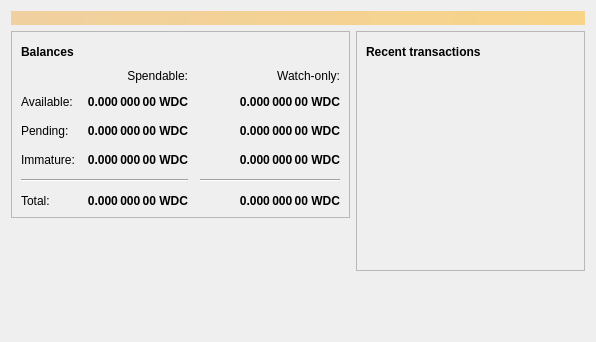
<?xml version="1.0" encoding="UTF-8"?>
<ui version="4.0">
 <class>OverviewPage</class>
 <widget class="QWidget" name="OverviewPage">
  <property name="geometry">
   <rect>
    <x>0</x>
    <y>0</y>
    <width>596</width>
    <height>342</height>
   </rect>
  </property>
  <property name="windowTitle">
   <string>Form</string>
  </property>
  <layout class="QVBoxLayout" name="topLayout">
   <item>
    <widget class="QLabel" name="labelAlerts">
     <property name="visible">
      <bool>false</bool>
     </property>
     <property name="styleSheet">
      <string notr="true">QLabel { background-color: qlineargradient(x1: 0, y1: 0, x2: 1, y2: 0, stop:0 #F0D0A0, stop:1 #F8D488); color:#000000; }</string>
     </property>
     <property name="wordWrap">
      <bool>true</bool>
     </property>
     <property name="margin">
      <number>3</number>
     </property>
     <property name="textInteractionFlags">
      <set>Qt::TextSelectableByMouse</set>
     </property>
    </widget>
   </item>
   <item>
    <layout class="QHBoxLayout" name="horizontalLayout" stretch="1,1">
     <item>
      <layout class="QVBoxLayout" name="verticalLayout_2">
       <item>
        <widget class="QFrame" name="frame">
         <property name="frameShape">
          <enum>QFrame::StyledPanel</enum>
         </property>
         <property name="frameShadow">
          <enum>QFrame::Raised</enum>
         </property>
         <layout class="QVBoxLayout" name="verticalLayout_4">
          <item>
           <layout class="QHBoxLayout" name="horizontalLayout_4">
            <item>
             <widget class="QLabel" name="label_5">
              <property name="font">
               <font>
                <weight>75</weight>
                <bold>true</bold>
               </font>
              </property>
              <property name="text">
               <string>Balances</string>
              </property>
             </widget>
            </item>
            <item>
             <widget class="QPushButton" name="labelWalletStatus">
              <property name="enabled">
               <bool>true</bool>
              </property>
              <property name="maximumSize">
               <size>
                <width>30</width>
                <height>16777215</height>
               </size>
              </property>
              <property name="toolTip">
               <string>The displayed information may be out of date. Your wallet automatically synchronizes with the Worldcoin network after a connection is established, but this process has not completed yet.</string>
              </property>
              <property name="text">
               <string/>
              </property>
              <property name="icon">
               <iconset resource="../worldcoin.qrc">
                <normaloff>:/icons/warning</normaloff>
                <disabledoff>:/icons/warning</disabledoff>:/icons/warning</iconset>
              </property>
              <property name="iconSize">
               <size>
                <width>24</width>
                <height>24</height>
               </size>
              </property>
              <property name="flat">
               <bool>true</bool>
              </property>
             </widget>
            </item>
            <item>
             <spacer name="horizontalSpacer_3">
              <property name="orientation">
               <enum>Qt::Horizontal</enum>
              </property>
              <property name="sizeHint" stdset="0">
               <size>
                <width>40</width>
                <height>20</height>
               </size>
              </property>
             </spacer>
            </item>
           </layout>
          </item>
          <item>
           <layout class="QGridLayout" name="gridLayout">
            <property name="spacing">
             <number>12</number>
            </property>
            <item row="2" column="2">
             <widget class="QLabel" name="labelWatchPending">
              <property name="font">
               <font>
                <weight>75</weight>
                <bold>true</bold>
               </font>
              </property>
              <property name="cursor">
               <cursorShape>IBeamCursor</cursorShape>
              </property>
              <property name="toolTip">
               <string>Unconfirmed transactions to watch-only addresses</string>
              </property>
              <property name="text">
               <string notr="true">0.000 000 00 WDC</string>
              </property>
              <property name="alignment">
               <set>Qt::AlignRight|Qt::AlignTrailing|Qt::AlignVCenter</set>
              </property>
              <property name="textInteractionFlags">
               <set>Qt::LinksAccessibleByMouse|Qt::TextSelectableByKeyboard|Qt::TextSelectableByMouse</set>
              </property>
             </widget>
            </item>
            <item row="2" column="1">
             <widget class="QLabel" name="labelUnconfirmed">
              <property name="font">
               <font>
                <weight>75</weight>
                <bold>true</bold>
               </font>
              </property>
              <property name="cursor">
               <cursorShape>IBeamCursor</cursorShape>
              </property>
              <property name="toolTip">
               <string>Total of transactions that have yet to be confirmed, and do not yet count toward the spendable balance</string>
              </property>
              <property name="text">
               <string notr="true">0.000 000 00 WDC</string>
              </property>
              <property name="alignment">
               <set>Qt::AlignRight|Qt::AlignTrailing|Qt::AlignVCenter</set>
              </property>
              <property name="textInteractionFlags">
               <set>Qt::LinksAccessibleByMouse|Qt::TextSelectableByKeyboard|Qt::TextSelectableByMouse</set>
              </property>
             </widget>
            </item>
            <item row="3" column="2">
             <widget class="QLabel" name="labelWatchImmature">
              <property name="font">
               <font>
                <weight>75</weight>
                <bold>true</bold>
               </font>
              </property>
              <property name="cursor">
               <cursorShape>IBeamCursor</cursorShape>
              </property>
              <property name="toolTip">
               <string>Mined balance in watch-only addresses that has not yet matured</string>
              </property>
              <property name="text">
               <string notr="true">0.000 000 00 WDC</string>
              </property>
              <property name="alignment">
               <set>Qt::AlignRight|Qt::AlignTrailing|Qt::AlignVCenter</set>
              </property>
              <property name="textInteractionFlags">
               <set>Qt::LinksAccessibleByMouse|Qt::TextSelectableByKeyboard|Qt::TextSelectableByMouse</set>
              </property>
             </widget>
            </item>
            <item row="4" column="0" colspan="2">
             <widget class="Line" name="line">
              <property name="orientation">
               <enum>Qt::Horizontal</enum>
              </property>
             </widget>
            </item>
            <item row="4" column="2">
             <widget class="Line" name="lineWatchBalance">
              <property name="sizePolicy">
               <sizepolicy hsizetype="Preferred" vsizetype="Fixed">
                <horstretch>0</horstretch>
                <verstretch>0</verstretch>
               </sizepolicy>
              </property>
              <property name="minimumSize">
               <size>
                <width>140</width>
                <height>0</height>
               </size>
              </property>
              <property name="orientation">
               <enum>Qt::Horizontal</enum>
              </property>
             </widget>
            </item>
            <item row="5" column="0">
             <widget class="QLabel" name="labelTotalText">
              <property name="text">
               <string>Total:</string>
              </property>
             </widget>
            </item>
            <item row="3" column="1">
             <widget class="QLabel" name="labelImmature">
              <property name="font">
               <font>
                <weight>75</weight>
                <bold>true</bold>
               </font>
              </property>
              <property name="cursor">
               <cursorShape>IBeamCursor</cursorShape>
              </property>
              <property name="toolTip">
               <string>Mined balance that has not yet matured</string>
              </property>
              <property name="text">
               <string notr="true">0.000 000 00 WDC</string>
              </property>
              <property name="alignment">
               <set>Qt::AlignRight|Qt::AlignTrailing|Qt::AlignVCenter</set>
              </property>
              <property name="textInteractionFlags">
               <set>Qt::LinksAccessibleByMouse|Qt::TextSelectableByKeyboard|Qt::TextSelectableByMouse</set>
              </property>
             </widget>
            </item>
            <item row="2" column="3">
             <spacer name="horizontalSpacer_2">
              <property name="orientation">
               <enum>Qt::Horizontal</enum>
              </property>
              <property name="sizeHint" stdset="0">
               <size>
                <width>40</width>
                <height>20</height>
               </size>
              </property>
             </spacer>
            </item>
            <item row="3" column="0">
             <widget class="QLabel" name="labelImmatureText">
              <property name="text">
               <string>Immature:</string>
              </property>
             </widget>
            </item>
            <item row="5" column="1">
             <widget class="QLabel" name="labelTotal">
              <property name="font">
               <font>
                <weight>75</weight>
                <bold>true</bold>
               </font>
              </property>
              <property name="cursor">
               <cursorShape>IBeamCursor</cursorShape>
              </property>
              <property name="toolTip">
               <string>Your current total balance</string>
              </property>
              <property name="text">
               <string notr="true">0.000 000 00 WDC</string>
              </property>
              <property name="alignment">
               <set>Qt::AlignRight|Qt::AlignTrailing|Qt::AlignVCenter</set>
              </property>
              <property name="textInteractionFlags">
               <set>Qt::LinksAccessibleByMouse|Qt::TextSelectableByKeyboard|Qt::TextSelectableByMouse</set>
              </property>
             </widget>
            </item>
            <item row="5" column="2">
             <widget class="QLabel" name="labelWatchTotal">
              <property name="font">
               <font>
                <weight>75</weight>
                <bold>true</bold>
               </font>
              </property>
              <property name="cursor">
               <cursorShape>IBeamCursor</cursorShape>
              </property>
              <property name="toolTip">
               <string>Current total balance in watch-only addresses</string>
              </property>
              <property name="text">
               <string notr="true">0.000 000 00 WDC</string>
              </property>
              <property name="alignment">
               <set>Qt::AlignRight|Qt::AlignTrailing|Qt::AlignVCenter</set>
              </property>
              <property name="textInteractionFlags">
               <set>Qt::LinksAccessibleByMouse|Qt::TextSelectableByKeyboard|Qt::TextSelectableByMouse</set>
              </property>
             </widget>
            </item>
            <item row="0" column="2">
             <widget class="QLabel" name="labelWatchonly">
              <property name="text">
               <string>Watch-only:</string>
              </property>
              <property name="alignment">
               <set>Qt::AlignRight|Qt::AlignTrailing|Qt::AlignVCenter</set>
              </property>
             </widget>
            </item>
            <item row="1" column="0">
             <widget class="QLabel" name="labelBalanceText">
              <property name="text">
               <string>Available:</string>
              </property>
             </widget>
            </item>
            <item row="1" column="1">
             <widget class="QLabel" name="labelBalance">
              <property name="font">
               <font>
                <weight>75</weight>
                <bold>true</bold>
               </font>
              </property>
              <property name="cursor">
               <cursorShape>IBeamCursor</cursorShape>
              </property>
              <property name="toolTip">
               <string>Your current spendable balance</string>
              </property>
              <property name="text">
               <string notr="true">0.000 000 00 WDC</string>
              </property>
              <property name="alignment">
               <set>Qt::AlignRight|Qt::AlignTrailing|Qt::AlignVCenter</set>
              </property>
              <property name="textInteractionFlags">
               <set>Qt::LinksAccessibleByMouse|Qt::TextSelectableByKeyboard|Qt::TextSelectableByMouse</set>
              </property>
             </widget>
            </item>
            <item row="1" column="2">
             <widget class="QLabel" name="labelWatchAvailable">
              <property name="font">
               <font>
                <weight>75</weight>
                <bold>true</bold>
               </font>
              </property>
              <property name="cursor">
               <cursorShape>IBeamCursor</cursorShape>
              </property>
              <property name="toolTip">
               <string>Your current balance in watch-only addresses</string>
              </property>
              <property name="text">
               <string notr="true">0.000 000 00 WDC</string>
              </property>
              <property name="alignment">
               <set>Qt::AlignRight|Qt::AlignTrailing|Qt::AlignVCenter</set>
              </property>
              <property name="textInteractionFlags">
               <set>Qt::LinksAccessibleByMouse|Qt::TextSelectableByKeyboard|Qt::TextSelectableByMouse</set>
              </property>
             </widget>
            </item>
            <item row="2" column="0">
             <widget class="QLabel" name="labelPendingText">
              <property name="text">
               <string>Pending:</string>
              </property>
             </widget>
            </item>
            <item row="0" column="1">
             <widget class="QLabel" name="labelSpendable">
              <property name="text">
               <string>Spendable:</string>
              </property>
              <property name="alignment">
               <set>Qt::AlignRight|Qt::AlignTrailing|Qt::AlignVCenter</set>
              </property>
             </widget>
            </item>
           </layout>
          </item>
         </layout>
        </widget>
       </item>
       <item>
        <spacer name="verticalSpacer">
         <property name="orientation">
          <enum>Qt::Vertical</enum>
         </property>
         <property name="sizeHint" stdset="0">
          <size>
           <width>20</width>
           <height>40</height>
          </size>
         </property>
        </spacer>
       </item>
      </layout>
     </item>
     <item>
      <layout class="QVBoxLayout" name="verticalLayout_3">
       <item>
        <widget class="QFrame" name="frame_2">
         <property name="frameShape">
          <enum>QFrame::StyledPanel</enum>
         </property>
         <property name="frameShadow">
          <enum>QFrame::Raised</enum>
         </property>
         <layout class="QVBoxLayout" name="verticalLayout">
          <item>
           <layout class="QHBoxLayout" name="horizontalLayout_2">
            <item>
             <widget class="QLabel" name="label_4">
              <property name="font">
               <font>
                <weight>75</weight>
                <bold>true</bold>
               </font>
              </property>
              <property name="text">
               <string>Recent transactions</string>
              </property>
             </widget>
            </item>
            <item>
             <widget class="QPushButton" name="labelTransactionsStatus">
              <property name="enabled">
               <bool>true</bool>
              </property>
              <property name="maximumSize">
               <size>
                <width>30</width>
                <height>16777215</height>
               </size>
              </property>
              <property name="toolTip">
               <string>The displayed information may be out of date. Your wallet automatically synchronizes with the Worldcoin network after a connection is established, but this process has not completed yet.</string>
              </property>
              <property name="text">
               <string/>
              </property>
              <property name="icon">
               <iconset resource="../worldcoin.qrc">
                <normaloff>:/icons/warning</normaloff>
                <disabledoff>:/icons/warning</disabledoff>:/icons/warning</iconset>
              </property>
              <property name="iconSize">
               <size>
                <width>24</width>
                <height>24</height>
               </size>
              </property>
              <property name="flat">
               <bool>true</bool>
              </property>
             </widget>
            </item>
            <item>
             <spacer name="horizontalSpacer">
              <property name="orientation">
               <enum>Qt::Horizontal</enum>
              </property>
              <property name="sizeHint" stdset="0">
               <size>
                <width>40</width>
                <height>20</height>
               </size>
              </property>
             </spacer>
            </item>
           </layout>
          </item>
          <item>
           <widget class="QListView" name="listTransactions">
            <property name="styleSheet">
             <string notr="true">QListView { background: transparent; }</string>
            </property>
            <property name="frameShape">
             <enum>QFrame::NoFrame</enum>
            </property>
            <property name="verticalScrollBarPolicy">
             <enum>Qt::ScrollBarAlwaysOff</enum>
            </property>
            <property name="horizontalScrollBarPolicy">
             <enum>Qt::ScrollBarAlwaysOff</enum>
            </property>
            <property name="selectionMode">
             <enum>QAbstractItemView::NoSelection</enum>
            </property>
           </widget>
          </item>
         </layout>
        </widget>
       </item>
       <item>
        <spacer name="verticalSpacer_2">
         <property name="orientation">
          <enum>Qt::Vertical</enum>
         </property>
         <property name="sizeHint" stdset="0">
          <size>
           <width>20</width>
           <height>40</height>
          </size>
         </property>
        </spacer>
       </item>
      </layout>
     </item>
    </layout>
   </item>
  </layout>
 </widget>
 <resources/>
 <connections/>
</ui>
